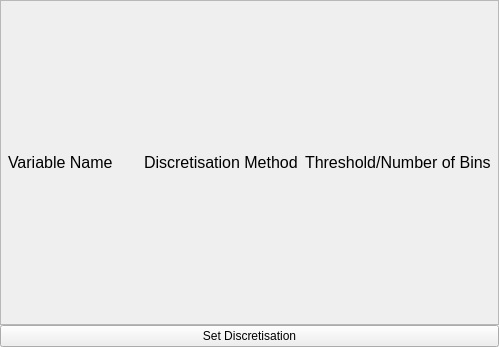
<?xml version="1.0" encoding="UTF-8"?>
<ui version="4.0">
 <class>discretisationSelection</class>
 <widget class="QWidget" name="discretisationSelection">
  <property name="geometry">
   <rect>
    <x>0</x>
    <y>0</y>
    <width>499</width>
    <height>347</height>
   </rect>
  </property>
  <property name="sizePolicy">
   <sizepolicy hsizetype="Minimum" vsizetype="Minimum">
    <horstretch>0</horstretch>
    <verstretch>0</verstretch>
   </sizepolicy>
  </property>
  <property name="windowTitle">
   <string>Select Discretisation Methods</string>
  </property>
  <layout class="QVBoxLayout" name="verticalLayout_2">
   <property name="spacing">
    <number>0</number>
   </property>
   <property name="sizeConstraint">
    <enum>QLayout::SetMinimumSize</enum>
   </property>
   <property name="leftMargin">
    <number>0</number>
   </property>
   <property name="topMargin">
    <number>0</number>
   </property>
   <property name="rightMargin">
    <number>0</number>
   </property>
   <property name="bottomMargin">
    <number>0</number>
   </property>
   <item>
    <widget class="QScrollArea" name="scrollArea">
     <property name="sizePolicy">
      <sizepolicy hsizetype="Minimum" vsizetype="Minimum">
       <horstretch>0</horstretch>
       <verstretch>0</verstretch>
      </sizepolicy>
     </property>
     <property name="sizeAdjustPolicy">
      <enum>QAbstractScrollArea::AdjustToContents</enum>
     </property>
     <property name="widgetResizable">
      <bool>true</bool>
     </property>
     <widget class="QWidget" name="scrollAreaWidgetContents">
      <property name="geometry">
       <rect>
        <x>0</x>
        <y>0</y>
        <width>497</width>
        <height>324</height>
       </rect>
      </property>
      <property name="sizePolicy">
       <sizepolicy hsizetype="Minimum" vsizetype="Minimum">
        <horstretch>0</horstretch>
        <verstretch>0</verstretch>
       </sizepolicy>
      </property>
      <layout class="QVBoxLayout" name="verticalLayout">
       <property name="spacing">
        <number>0</number>
       </property>
       <property name="sizeConstraint">
        <enum>QLayout::SetMinimumSize</enum>
       </property>
       <property name="leftMargin">
        <number>0</number>
       </property>
       <property name="topMargin">
        <number>0</number>
       </property>
       <property name="rightMargin">
        <number>0</number>
       </property>
       <property name="bottomMargin">
        <number>0</number>
       </property>
       <item>
        <layout class="QGridLayout" name="gridLayout">
         <property name="sizeConstraint">
          <enum>QLayout::SetMinimumSize</enum>
         </property>
         <property name="leftMargin">
          <number>7</number>
         </property>
         <property name="topMargin">
          <number>7</number>
         </property>
         <property name="rightMargin">
          <number>7</number>
         </property>
         <property name="bottomMargin">
          <number>7</number>
         </property>
         <property name="horizontalSpacing">
          <number>7</number>
         </property>
         <item row="0" column="0">
          <widget class="QLabel" name="label">
           <property name="sizePolicy">
            <sizepolicy hsizetype="Expanding" vsizetype="Fixed">
             <horstretch>0</horstretch>
             <verstretch>0</verstretch>
            </sizepolicy>
           </property>
           <property name="maximumSize">
            <size>
             <width>16777215</width>
             <height>20</height>
            </size>
           </property>
           <property name="font">
            <font>
             <pointsize>12</pointsize>
            </font>
           </property>
           <property name="text">
            <string>Variable Name</string>
           </property>
          </widget>
         </item>
         <item row="0" column="1">
          <widget class="QLabel" name="label_2">
           <property name="sizePolicy">
            <sizepolicy hsizetype="Expanding" vsizetype="Minimum">
             <horstretch>0</horstretch>
             <verstretch>0</verstretch>
            </sizepolicy>
           </property>
           <property name="maximumSize">
            <size>
             <width>16777215</width>
             <height>20</height>
            </size>
           </property>
           <property name="font">
            <font>
             <pointsize>12</pointsize>
            </font>
           </property>
           <property name="text">
            <string>Discretisation Method</string>
           </property>
          </widget>
         </item>
         <item row="0" column="2">
          <widget class="QLabel" name="label_3">
           <property name="sizePolicy">
            <sizepolicy hsizetype="Expanding" vsizetype="Fixed">
             <horstretch>0</horstretch>
             <verstretch>0</verstretch>
            </sizepolicy>
           </property>
           <property name="maximumSize">
            <size>
             <width>16777215</width>
             <height>20</height>
            </size>
           </property>
           <property name="font">
            <font>
             <pointsize>12</pointsize>
            </font>
           </property>
           <property name="text">
            <string>Threshold/Number of Bins</string>
           </property>
          </widget>
         </item>
        </layout>
       </item>
      </layout>
     </widget>
    </widget>
   </item>
   <item>
    <widget class="QPushButton" name="saveDiscretisation">
     <property name="text">
      <string>Set Discretisation</string>
     </property>
    </widget>
   </item>
  </layout>
 </widget>
 <resources/>
 <connections/>
</ui>
